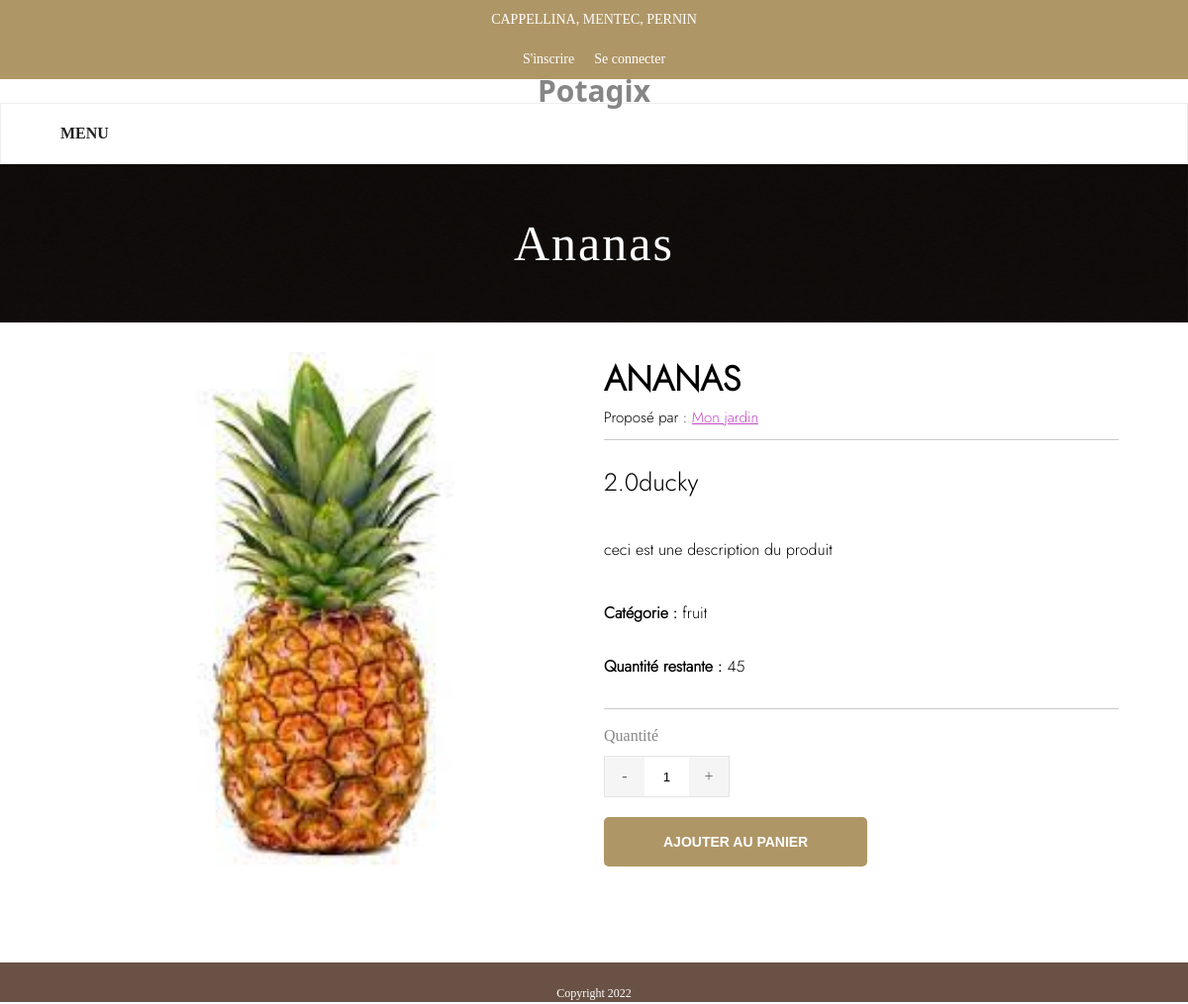
Screenshot of /produit/32 with the database file from the repository.
### tables this page shows
CREATE TABLE Produit(
    id INTEGER PRIMARY KEY AUTOINCREMENT NOT NULL, 
    typeProduit VARCHAR(255), 
    prix REAL, 
    quantite INTEGER, 
    description TEXT, 
    idHeure INTEGER, 
    idImage INTEGER, name varchar(255), isValid VARCHAR(255), valid VARCHAR(255) DEFAULT "non", display INTEGER DEFAULT 1, 
    FOREIGN KEY(idImage) REFERENCES ImageProduit(idImageProduit), 
    FOREIGN KEY(idHeure) REFERENCES Horaires(idHeure)
);

CREATE TABLE ImageProduit(
    idImageProduit INTEGER PRIMARY KEY AUTOINCREMENT NOT NULL,
    idProduit INTEGER, 
    Path VARCHAR(255),	
    FOREIGN KEY(idProduit) REFERENCES Produit(id)
);

CREATE TABLE JardinPartage(
    id INTEGER PRIMARY KEY AUTOINCREMENT NOT NULL, 
    ownerId INTEGER,
    link VARCHAR(255),
    image VARCHAR(255), name TEXT, description TEXT, isLocations INTEGER, idLocation Integer,
    FOREIGN KEY(ownerId) REFERENCES User(id)
);

### app.py (the view)
@app.route('/produit/<id>', methods=['GET','POST'])
def get_produit(id):
    try:
        return render_template("produit.html", data=produit.get_data_formatted(id, request))
    except:
        return render_template("erreur.html", erreur="Le produit n'a pas été trouvé")

### modules/bdd.py (called while the page is built, shortened)
def select(table, attributs=["*"], conditions={}, limit=0, tables_jointes={}, distinct="", order="", connector=" AND"):
    params_str = ""
    for a in attributs:
        params_str += a + ","
    params_str = params_str[:-1]
    request = "SELECT " + distinct + " " + params_str + " FROM " + table
    if len(tables_jointes) > 0:
        for t in tables_jointes:
            request += " JOIN " + t + " ON " + tables_jointes[t]
    if len(conditions) > 0:
        request = request + " WHERE "
        for c in conditions:
            request += " " + c  + "= :" + c + connector
        request = request[:-3] + order
        engine = create_engine('sqlite:///' + DATABASE)
        con = engine.connect()
        query = text(request + addLimit(limit))
        res = con.execute(query, conditions)
        return res.fetchall()

def addLimit(n):
    return "" if n == 0 else " LIMIT " + str(n)

### modules/produit.py (called while the page is built, shortened)
def get_product(id):
    return bdd.select("Produit", conditions={"id": id})[0]

def get_images(id):
    images = bdd.select("ImageProduit", attributs=["path"],conditions={"idProduit": id})
    if len(images)>0:
        return images
    else:
        return [["img/not-found.png"]]

def get_owner(id):
    jardin = bdd.select("ProduitJardinsPartages", conditions={"idProduit": id})
    if len(jardin) > 0:
        return (bdd.select("JardinPartage", conditions={"id": jardin[0][1]})[0][4], 'jardin/' + str(jardin[0][1]))

def get_data_formatted(id, request):
    if request.method=='POST' and len(request.form) > 0:
        addToCart(request, id)
    product = get_product(id)
    images = [k[0] for k in get_images(id)]
    seller = get_owner(id)
    data = {
        "id": product[0],
        "title": product[7],
        "price": product[2],
        "description": product[4],
        "quantity": product[3],
        "category": product[1],
        "vendeur": {
            "name": seller[0],
            "link": request.url_root + seller[1]
        },
        "image": images
    }
    return data

### templates/produit.html (shortened to what this page needs)
{% extends "basic_template.html" %}
{% block head %}
    <link rel="stylesheet" href="{{ url_for('static', filename='css/produit.css') }}">
    <link rel="stylesheet" href="{{ url_for('static', filename='css/style.css') }}">
{% endblock %}
{% block title %} {{data.title}} {% endblock %}
{% block content %}
    <section>
        <div class="produit">
            <div class="produit-image">
                <img src="{{ url_for('static', filename=data.image[0]) }}" alt="image du produit">
            </div>
            <div class="produit-description">
                <h1>{{data.title}}</h1>
                <p class="propose">Proposé par : <a href="{{data.vendeur.link}}">{{data.vendeur.name}}</a></p>
                <p class="price">{{data.price}}ducky</p>
                <p class="desc">{{data.description}}</p>
                <p class="categ"><strong>Catégorie : </strong> {{ data.category }}</p>
                <p class="remaining"><strong>Quantité restante :</strong> {{ data.quantity }}</p>
                <form action="/produit/{{data.id}}" method="post">
                    <label for="quantity">Quantité</label>
                    <div class="update-quantity">
                        <button class="less-quantity" id="less-quantity-id" type="button">-</button>
                        <input class="quantity-text" value="1" name="quantity">
                        <button class="more-quantity" id="more-quantity-id" type="button">+</button>
                    </div>
                    <button type="submit" value="Acheter" class="submit">Ajouter au panier</button>
                </form>
            </div>
        </div>
    </section>
{% endblock %}

### static/css/general.css (style rules this page uses)
html, body { padding: 0; margin: 0; font-size: 1rem; height: 100%; }
body { font-family: "Roboto Slab"; line-height: 24px; font-weight: 400; font-style: normal; color: #868686; font-size: 16px; }
img { max-width: 100%; }
a { text-decoration: none; color: inherit; }
button { border: none; }

### static/css/produit.css (style rules this page uses)
.produit { display: flex; flex-direction: row; width: 90%; margin: auto; }
.produit-image { max-width: 50%; min-width: 50%; height: 100%; padding: 10px; }
.produit-description { width: 50%; height: 100%; margin-top: 25px; padding: 0 10px; }
.produit-image img { min-width: 100%; }
.produit-description h1, .produit-description p { color: black; padding-top: 30px; font-family: Jost; margin: 0; }
.produit-description h1 { text-transform: uppercase; font-size: 35px; padding-bottom: 15px !important; padding-top: 0 !important; }
.price { font-size: 25px; font-weight: 300; padding-bottom: 15px !important; }
.desc { padding-top: 15px; padding-bottom: 10px !important; }
.remaining { padding-bottom: 30px !important; border-bottom: 1px solid rgb(201, 201, 201); }
.propose { font-size: 15px !important; padding-bottom: 10px !important; border-bottom: 1px solid rgb(201, 201, 201); padding-top: 0 !important; }
.propose a { cursor: pointer; color: rgba(179, 6, 179, 0.733); text-decoration: underline; }
.update-quantity { border: 1px solid #e5e5e5; margin-right: 10px; height: 42px; display: flex; flex-direction: row; align-items: center; width: max-content; margin-bottom: 20px; margin-top: 8px; }
.less-quantity, .more-quantity { border: none; background-color: #F5F5F5; font: 100 16px Roboto; width: 40px; color: #666; height: 100%; }
.quantity-text { border: 0; max-width: 45px; text-align: center; }
form { padding-top: 15px; }
.submit { border-radius: 5px !important; }
button { cursor: pointer; }

### static/css/style.css (style rules this page uses)
html, body { height: 100%; overflow: auto; width: 100%; margin: 0; padding: 0; }
.submit { height: 50px; line-height: 50px; border: none; background: #AF9666; color: #fff; font-size: 14px; font-weight: 600; text-transform: uppercase; border-radius: 25px; padding: 0 60px; margin: auto; cursor: pointer; }

### rows the page displays
Produit: title "Ananas", title "ANANAS", price "2.0", description "ceci est une description du produit", category "fruit"
ImageProduit: Path (picture)
JardinPartage: vendeur.name "Mon jardin"

### other values shown
{{ data.quantity }} "45"
